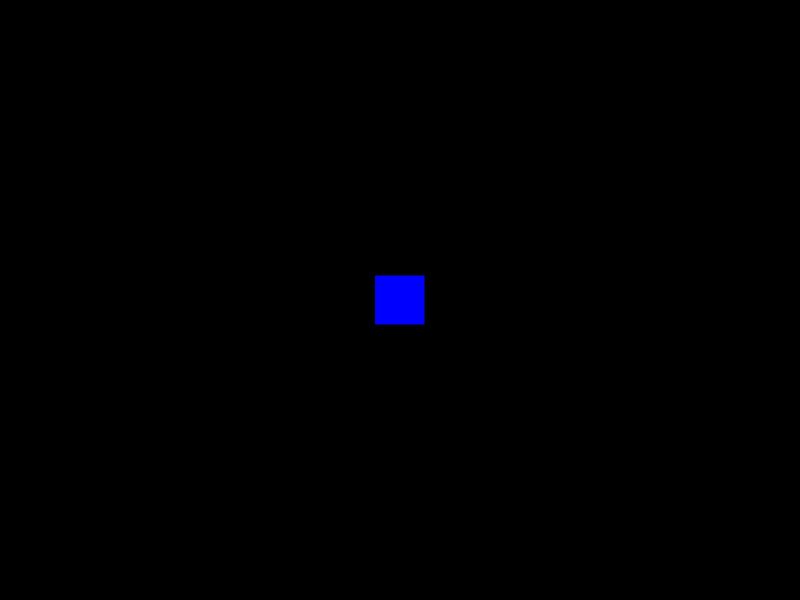
Frame 1 (no input)
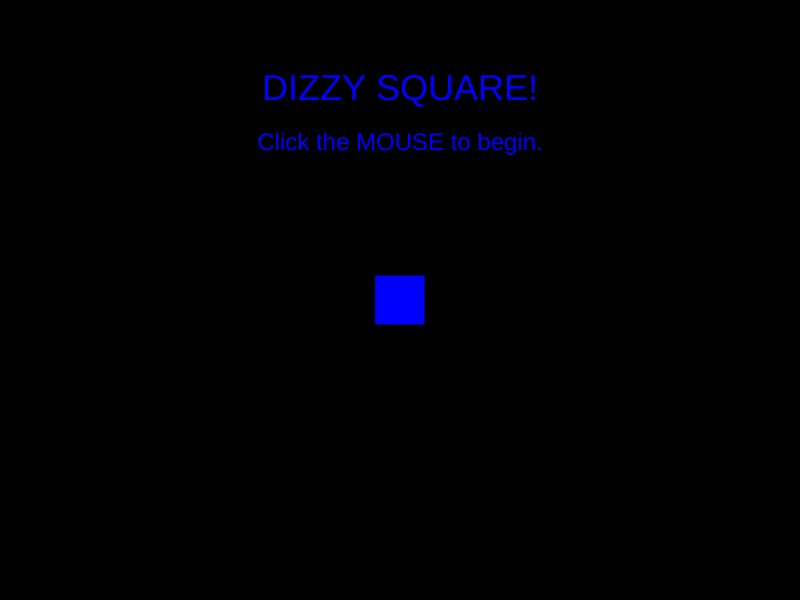
Frame 60 (no input)
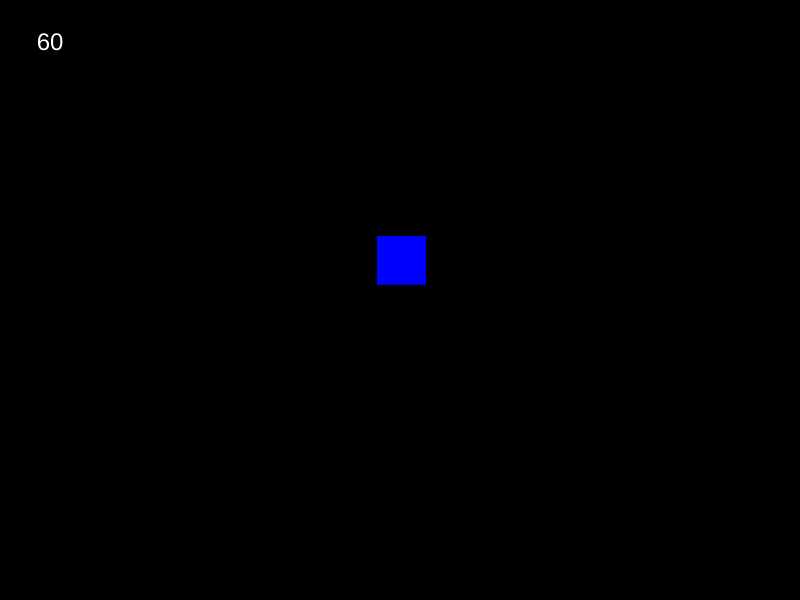
Frame 120 (the mouse pressed at the canvas centre since frame 60)

The p5.js sketch that drew these frames (run headless with seeded random() and noise() and a simulated clock; from frame 60 on, the mouse is pressed at the canvas centre):

// p5.js sketch
// ── sketch.js
var SCREEN_WIDTH = 800;
var SCREEN_HEIGHT = 600;

// Square Variables: (x,y) is center; size is the width and height
var x = SCREEN_WIDTH / 2;
var y = SCREEN_HEIGHT / 2;
var squareSize = 50;

// Game data
var gameState = "start";  // start, action, end
var startTime;
var endTime;

function setup() {
	createCanvas(SCREEN_WIDTH, SCREEN_HEIGHT);
	textAlign(CENTER);
	rectMode(CENTER)
}

function draw() {
	background(0);
	
	if (gameState === "start") {
		// Draw Start Screen
		textSize(36);
		text("DIZZY SQUARE!", SCREEN_WIDTH / 2, 100);
		
		textSize(24);
		text("Click the MOUSE to begin.", SCREEN_WIDTH / 2, 150);
		fill(0, 0, 255);
		rect(x, y, squareSize, squareSize);
	}
	else if (gameState === "action") {
		// Randomly move square and draw time and square
		x += random(-15, 15);
		y += random(-15, 15);
		fill(255);
		textSize(24);
		text(frameCount - startTime, 50, 50);
		fill(0, 0, 255);
		rect(x, y, squareSize, squareSize);
		
		// If at edge of screen, save time, end game and re-center
		var radius = squareSize / 2;
		if (x - radius < 0 || x + radius > SCREEN_WIDTH || y - radius < 0 || y + radius > SCREEN_HEIGHT) {
			gameState = "end";
			endTime = frameCount;
			x = SCREEN_WIDTH / 2;
			y = SCREEN_HEIGHT / 2;
		}
	}
	else if (gameState === "end") {
		// Draw End Screen
		textSize(36);
		text("THE END!", SCREEN_WIDTH / 2, 100);
		
		textSize(24);
		text("Click the MOUSE to try again.", SCREEN_WIDTH / 2, 150);
		fill(0, 0, 255);
		rect(x, y, squareSize, squareSize);
		
		text("Time: " + (endTime - startTime), SCREEN_WIDTH / 2, 400);
	}
}

function mousePressed() {
	if (gameState === "start" || gameState === "end") {
		gameState = "action";
		startTime = frameCount;
	}
}
